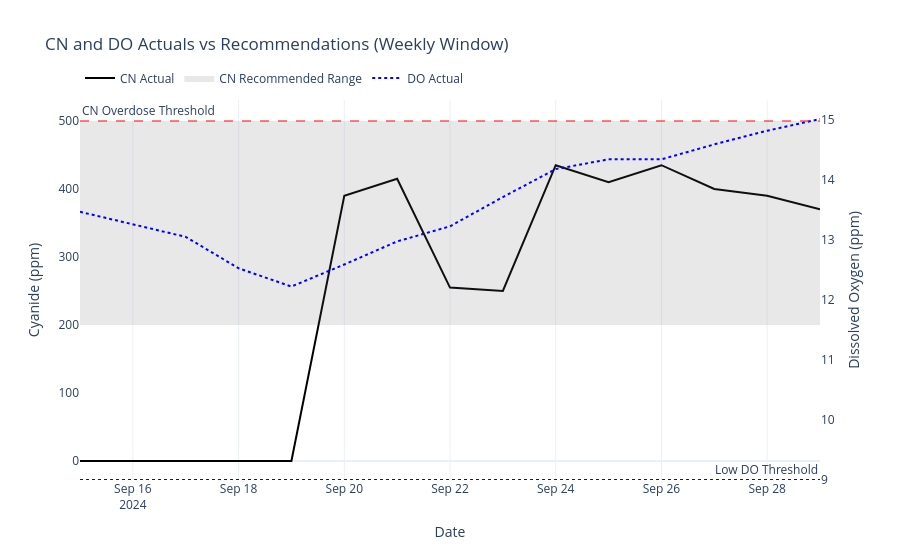

The notebook cell saved with this chart:
### Code cell
# Define window
start_date = pd.to_datetime("2024-09-15")
window_days = 14
end_date = start_date + timedelta(days=window_days)

# Filter
df_window = df[(df["Date"] >= start_date) & (df["Date"] <= end_date)].copy()

# Extract relevant fields
cn_actual = df_window["CN_Concentration"]
do_actual = df_window["Dissolved_Oxygen"]
cn_low = df_window["CN_Recommended_Low"]
cn_high = df_window["CN_Recommended_High"]
do_low = df_window["DO_Recommended_Low"]
do_high = df_window["DO_Recommended_High"]
net_value = df_window["Actual_Net_Value_USD_t"]
value_delta = df_window["Optimal_Net_Value_USD_t"] - net_value
dates = df_window["Date"]

# Tooltip
hover_text = (
	"Date: " + df_window["Date"].dt.strftime("%Y-%m-%d") +
	"<br>CN Actual: " + cn_actual.round(1).astype(str) + " ppm" +
	"<br>CN Range: " + cn_low.round(1).astype(str) + " - " + cn_high.round(1).astype(str) +
	"<br>DO Actual: " + do_actual.round(1).astype(str) + " ppm" +
	"<br>DO Range: " + do_low.round(1).astype(str) + " - " + do_high.round(1).astype(str) +
	"<br>Net Value Δ: $" + value_delta.round(2).astype(str)
)

# Plot
fig = go.Figure()

# CN actual
fig.add_trace(go.Scatter(
	x=dates, y=cn_actual, name="CN Actual",
	mode="lines", line=dict(color="black"),
	hovertext=hover_text, hoverinfo="text", yaxis="y"
))

# CN band
fig.add_trace(go.Scatter(
	x=dates.tolist() + dates[::-1].tolist(),
	y=cn_high.tolist() + cn_low[::-1].tolist(),
	fill="toself", fillcolor="rgba(100,100,100,0.15)",
	line=dict(color="rgba(255,255,255,0)"),
	name="CN Recommended Range", yaxis="y", showlegend=True
))

# DO actual
fig.add_trace(go.Scatter(
	x=dates, y=do_actual, name="DO Actual",
	mode="lines", line=dict(color="blue", dash="dot"),
	hoverinfo="skip", yaxis="y2"
))

# # DO band
# fig.add_trace(go.Scatter(
#     x=dates.tolist() + dates[::-1].tolist(),
#     y=do_high.tolist() + do_low[::-1].tolist(),
#     fill="toself", fillcolor="rgba(135,206,250,0.2)",
#     line=dict(color="rgba(255,255,255,0)"),
#     name="DO Recommended Range", yaxis="y2", showlegend=True
# ))

# Thresholds
fig.add_hline(y=cn_upper_bound, line=dict(color="red", width=1, dash="dash"),
			  annotation_text="CN Overdose Threshold", annotation_position="top left")
fig.add_hline(y=9.0, line=dict(color="blue", width=1, dash="dot"),
			  annotation_text="Low DO Threshold", annotation_position="top right", yref="y2")

# Layout with updated style
fig.update_layout(
	title='CN and DO Actuals vs Recommendations (Weekly Window)',
	plot_bgcolor='white',
	paper_bgcolor='white',
	template='plotly_white',
	xaxis=dict(title='Date'),
	yaxis=dict(title='Cyanide (ppm)', showgrid=False, gridcolor='lightgrey'),
	yaxis2=dict(title='Dissolved Oxygen (ppm)', overlaying='y', side='right', showgrid=False),
	legend=dict(orientation='h', yanchor='bottom', y=1.02, xanchor='left', x=0)
)

fig.show()

### Figure 1 — Plotly figure (JSON) as saved in the notebook; plotly's stock layout.template omitted (floating-point values rounded to 4 significant figures)
{"data": [{"hoverinfo": "text", "hovertext": ["Date: 2024-09-15<br>CN Actual: 0 ppm<br>CN Range: 200.0 - 500.0<br>DO Actual: 13.5 ppm<br>DO Range: 6.0 - 17.0<br>Net Value Δ: $-290367.14", "Date: 2024-09-16<br>CN Actual: 0 ppm<br>CN Range: 200.0 - 500.0<br>DO Actual: 13.3 ppm<br>DO Range: 6.0 - 19.0<br>Net Value Δ: $-301516.73", "Date: 2024-09-17<br>CN Actual: 0 ppm<br>CN Range: 200.0 - 500.0<br>DO Actual: 13.0 ppm<br>DO Range: 6.0 - 19.0<br>Net Value Δ: $-348292.66", "Date: 2024-09-18<br>CN Actual: 0 ppm<br>CN Range: 200.0 - 500.0<br>DO Actual: 12.5 ppm<br>DO Range: 6.0 - 16.0<br>Net Value Δ: $-297875.21", "Date: 2024-09-19<br>CN Actual: 0 ppm<br>CN Range: 200.0 - 500.0<br>DO Actual: 12.2 ppm<br>DO Range: 6.0 - 19.0<br>Net Value Δ: $-365235.35", "Date: 2024-09-20<br>CN Actual: 390 ppm<br>CN Range: 200.0 - 500.0<br>DO Actual: 12.6 ppm<br>DO Range: 6.0 - 19.0<br>Net Value Δ: $-372279.07", "Date: 2024-09-21<br>CN Actual: 415 ppm<br>CN Range: 200.0 - 500.0<br>DO Actual: 13.0 ppm<br>DO Range: 6.0 - 19.0<br>Net Value Δ: $-475904.38", "Date: 2024-09-22<br>CN Actual: 255 ppm<br>CN Range: 200.0 - 500.0<br>DO Actual: 13.2 ppm<br>DO Range: 6.0 - 19.0<br>Net Value Δ: $-398761.89", "Date: 2024-09-23<br>CN Actual: 250 ppm<br>CN Range: 200.0 - 500.0<br>DO Actual: 13.7 ppm<br>DO Range: 6.0 - 19.0<br>Net Value Δ: $-487320.4", "Date: 2024-09-24<br>CN Actual: 435 ppm<br>CN Range: 200.0 - 500.0<br>DO Actual: 14.2 ppm<br>DO Range: 6.0 - 19.0<br>Net Value Δ: $-466135.45", "Date: 2024-09-25<br>CN Actual: 410 ppm<br>CN Range: 200.0 - 500.0<br>DO Actual: 14.3 ppm<br>DO Range: 6.0 - 19.0<br>Net Value Δ: $-408680.14", "Date: 2024-09-26<br>CN Actual: 435 ppm<br>CN Range: 200.0 - 500.0<br>DO Actual: 14.3 ppm<br>DO Range: 6.0 - 19.0<br>Net Value Δ: $-447043.33", "Date: 2024-09-27<br>CN Actual: 400 ppm<br>CN Range: 200.0 - 500.0<br>DO Actual: 14.6 ppm<br>DO Range: 6.0 - 19.0<br>Net Value Δ: $-483593.85", "Date: 2024-09-28<br>CN Actual: 390 ppm<br>CN Range: 200.0 - 500.0<br>DO Actual: 14.8 ppm<br>DO Range: 6.0 - 19.0<br>Net Value Δ: $-400645.46", "Date: 2024-09-29<br>CN Actual: 370 ppm<br>CN Range: 200.0 - 500.0<br>DO Actual: 15.0 ppm<br>DO Range: 6.0 - 19.0<br>Net Value Δ: $-344963.25"], "line": {"color": "black"}, "mode": "lines", "name": "CN Actual", "type": "scatter", "x": ["2024-09-15T00:00:00", "2024-09-16T00:00:00", "2024-09-17T00:00:00", "2024-09-18T00:00:00", "2024-09-19T00:00:00", "2024-09-20T00:00:00", "2024-09-21T00:00:00", "2024-09-22T00:00:00", "2024-09-23T00:00:00", "2024-09-24T00:00:00", "2024-09-25T00:00:00", "2024-09-26T00:00:00", "2024-09-27T00:00:00", "2024-09-28T00:00:00", "2024-09-29T00:00:00"], "y": [0, 0, 0, 0, 0, 390, 415, 255, 250, 435, 410, 435, 400, 390, 370], "yaxis": "y"}, {"fill": "toself", "fillcolor": "rgba(100,100,100,0.15)", "line": {"color": "rgba(255,255,255,0)"}, "name": "CN Recommended Range", "showlegend": true, "type": "scatter", "x": ["2024-09-15T00:00:00", "2024-09-16T00:00:00", "2024-09-17T00:00:00", "2024-09-18T00:00:00", "2024-09-19T00:00:00", "2024-09-20T00:00:00", "2024-09-21T00:00:00", "2024-09-22T00:00:00", "2024-09-23T00:00:00", "2024-09-24T00:00:00", "2024-09-25T00:00:00", "2024-09-26T00:00:00", "2024-09-27T00:00:00", "2024-09-28T00:00:00", "2024-09-29T00:00:00", "2024-09-29T00:00:00", "2024-09-28T00:00:00", "2024-09-27T00:00:00", "2024-09-26T00:00:00", "2024-09-25T00:00:00", "2024-09-24T00:00:00", "2024-09-23T00:00:00", "2024-09-22T00:00:00", "2024-09-21T00:00:00", "2024-09-20T00:00:00", "2024-09-19T00:00:00", "2024-09-18T00:00:00", "2024-09-17T00:00:00", "2024-09-16T00:00:00", "2024-09-15T00:00:00"], "y": [500, 500, 500, 500, 500, 500, 500, 500, 500, 500, 500, 500, 500, 500, 500, 200, 200, 200, 200, 200, 200, 200, 200, 200, 200, 200, 200, 200, 200, 200], "yaxis": "y"}, {"hoverinfo": "skip", "line": {"color": "blue", "dash": "dot"}, "mode": "lines", "name": "DO Actual", "type": "scatter", "x": ["2024-09-15T00:00:00", "2024-09-16T00:00:00", "2024-09-17T00:00:00", "2024-09-18T00:00:00", "2024-09-19T00:00:00", "2024-09-20T00:00:00", "2024-09-21T00:00:00", "2024-09-22T00:00:00", "2024-09-23T00:00:00", "2024-09-24T00:00:00", "2024-09-25T00:00:00", "2024-09-26T00:00:00", "2024-09-27T00:00:00", "2024-09-28T00:00:00", "2024-09-29T00:00:00"], "y": [13.46, 13.25, 13.04, 12.52, 12.22, 12.58, 12.97, 13.22, 13.71, 14.17, 14.34, 14.34, 14.58, 14.81, 15.01], "yaxis": "y2"}], "layout": {"annotations": [{"showarrow": false, "text": "CN Overdose Threshold", "x": 0, "xanchor": "left", "xref": "x domain", "y": 500, "yanchor": "bottom", "yref": "y"}, {"showarrow": false, "text": "Low DO Threshold", "x": 1, "xanchor": "right", "xref": "x domain", "y": 9, "yanchor": "bottom", "yref": "y2"}], "legend": {"orientation": "h", "x": 0, "xanchor": "left", "y": 1.02, "yanchor": "bottom"}, "paper_bgcolor": "white", "plot_bgcolor": "white", "shapes": [{"line": {"color": "red", "dash": "dash", "width": 1}, "type": "line", "x0": 0, "x1": 1, "xref": "x domain", "y0": 500, "y1": 500, "yref": "y"}, {"line": {"color": "blue", "dash": "dot", "width": 1}, "type": "line", "x0": 0, "x1": 1, "xref": "x domain", "y0": 9, "y1": 9, "yref": "y2"}], "title": {"text": "CN and DO Actuals vs Recommendations (Weekly Window)"}, "xaxis": {"title": {"text": "Date"}}, "yaxis": {"gridcolor": "lightgrey", "showgrid": false, "title": {"text": "Cyanide (ppm)"}}, "yaxis2": {"overlaying": "y", "showgrid": false, "side": "right", "title": {"text": "Dissolved Oxygen (ppm)"}}}}
